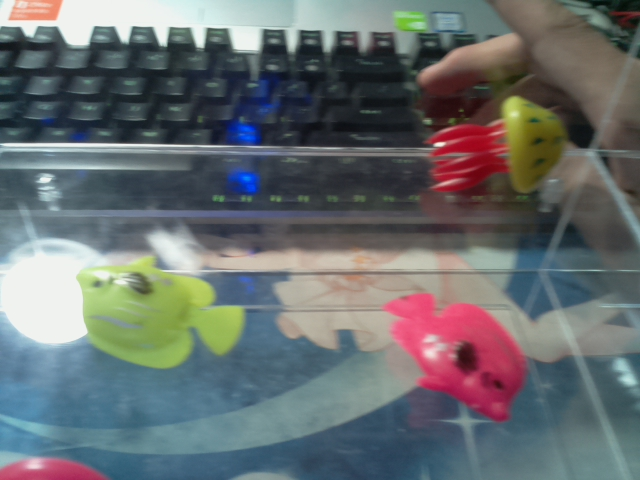
#> input picture pic_recognition/color_recog/image2.jpg, 640 x 480 px, given in place of the camera
$ python rgb_try.py
#> lines starting #> are read from the running program, lines starting #| are printed output that depends on the picture; after the words box and inside, x2 and y2 are one past the last pixel; in counts of white or black regions, pixels touching at a corner belong together
#> further down, frame is the input picture: shape (480, 640, 3); mean B, G, R 111.1, 109.7, 104.2
# -*- coding:utf-8 -*-
import cv2
import numpy as np
import time
my_color_Hmin = [156, 11, 26, 35, 78, 100, 125]
my_color_Hmax = [10, 25, 34, 77, 99, 124, 155]

data=[[my_color_Hmin[0], my_color_Hmax[0], 43, 255, 46, 255, 'Red'],
[my_color_Hmin[1], my_color_Hmax[1], 43, 255, 46, 255, 'Ori'],
[my_color_Hmin[2], my_color_Hmax[2], 43, 255, 46, 255, 'Yel'],
[my_color_Hmin[3], my_color_Hmax[3], 43, 255, 46, 255, 'Gre'],
[my_color_Hmin[4], my_color_Hmax[4], 43, 255, 46, 255, 'Cya'],
[my_color_Hmin[5], my_color_Hmax[5], 43, 255, 46, 255, 'Blu'],
[my_color_Hmin[6], my_color_Hmax[6], 43, 255, 46, 255, 'Pur'],
[0, 180, 0, 255, 0, 45, 'Bla'],
[0, 180, 0, 43, 46, 220, 'Gra'],
[0, 180, 0, 30, 221, 255, 'Whi']

]
# [51 lines left out: functions color_judge, rgb_tran_hsv, not called in this run]


def pic_find(C,img):
    if __name__ == '__main__':
        Img = img  # 读入一幅图像
        #Img = cv2.imread('image2.jpg')   #读入一幅图像
        kernel_2 = np.ones((2, 2), np.uint8)  # 2x2的卷积核
        kernel_3 = np.ones((3, 3), np.uint8)  # 3x3的卷积核
        kernel_4 = np.ones((4, 4), np.uint8)  # 4x4的卷积核
        if Img is not None:  # 判断图片是否读入
            HSV = cv2.cvtColor(Img, cv2.COLOR_BGR2HSV)  # 把BGR图像转换为HSV格式
#> HSV: shape (480, 640, 3); mean H, S, V 82.9, 72.2, 125.2
            '''
            HSV模型中颜色的参数分别是：色调（H），饱和度（S），明度（V）
            下面两个值是要识别的颜色范围
            '''
            k=0
            for j in C:
                if(j!=0):
                    print(k)
                    if(k!=0):
                        Lower=np.array([data[k][0],data[k][2],data[k][4]])
                        Upper=np.array([data[k][1],data[k][3],data[k][5]])
                        mask = cv2.inRange(HSV, Lower, Upper)
                        erosion = cv2.erode(mask, kernel_4, iterations=1)
                        erosion = cv2.erode(erosion, kernel_4, iterations=1)
                        dilation = cv2.dilate(erosion, kernel_4, iterations=1)
                        dilation = cv2.dilate(dilation, kernel_4, iterations=1)
                        target = cv2.bitwise_and(Img, Img, mask=dilation)
                        ret, binary = cv2.threshold(dilation, 127, 255, cv2.THRESH_BINARY)
                        contours, hierarchy = cv2.findContours(binary, cv2.RETR_EXTERNAL, cv2.CHAIN_APPROX_SIMPLE)
                        for i in contours:  # 遍历所有的轮廓
                            x, y, w, h = cv2.boundingRect(i)  # 将轮廓分解为识别对象的左上角坐标和宽、高
                            # 在图像上画上矩形（图片、左上角坐标、右下角坐标、颜色、线条宽度）
                            if(w>30and h>30):
                                cv2.rectangle(Img, (x, y), (x + w, y + h), (0, 255,255), 3)
                                # 给识别对象写上标号
                                font = cv2.FONT_HERSHEY_SIMPLEX
                                cv2.putText(Img, str('1'), (x - 10, y + 10), font, 1, (255, 0, 255), 2)  # 加减10是调整字符位置
                k+=1
#> this loop made 10 passes
#> (Lower, Upper) on passes 2 to 10: ([11, 43, 46], [25, 255, 255]), ([26, 43, 46], [34, 255, 255]), ([35, 43, 46], [77, 255, 255]), ([78, 43, 46], [99, 255, 255]), ([100, 43, 46], [124, 255, 255]), ([125, 43, 46], [155, 255, 255]), ([0, 0, 0], [180, 255, 45]), ([0, 0, 46], [180, 43, 220]), ([0, 0, 221], [180, 30, 255])
#| 1
#| 2
#| 3
#| 4
#| 5
#| 6
#| 7
#| 8
#> (further printed lines are left out)
#> pass 2, in pic_find, `mask = cv2.inRange(HSV, Lower, Upper)`:
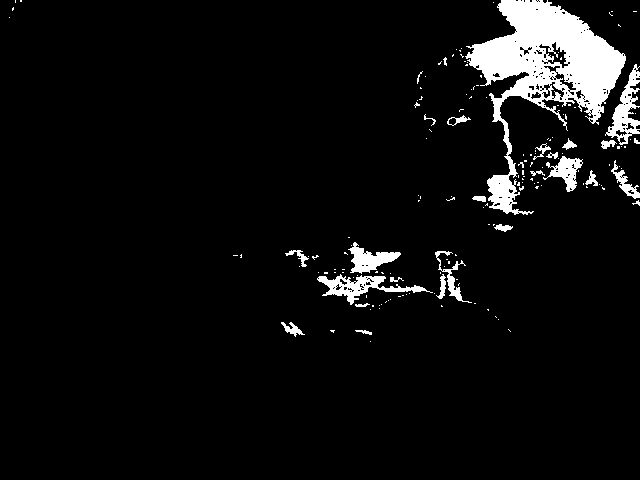
#> mask: shape (480, 640); 5.7% white; 163 white regions (136 under 20 px), largest, box (x1, y1, x2, y2) and area: (465, 0, 626, 215) 11607, (317, 274, 433, 305) 1100, (605, 64, 640, 145) 1073
#> pass 2, in pic_find, `dilation = cv2.dilate(erosion, kernel_4, iterations=1)`:
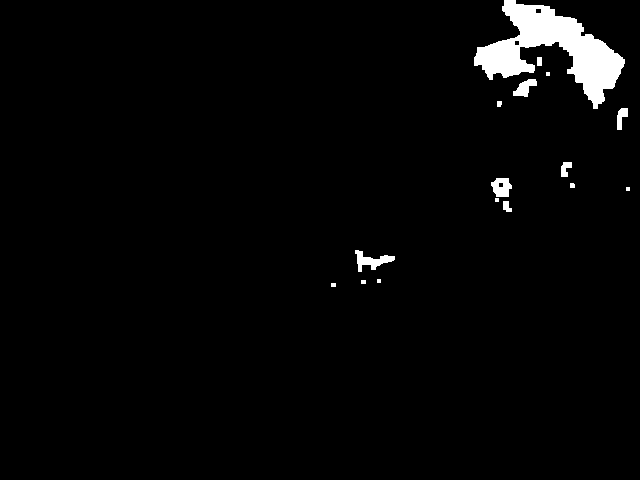
#> dilation: shape (480, 640); 2.6% white; 16 white regions (4 under 20 px), largest, box (x1, y1, x2, y2) and area: (474, 0, 625, 109) 6493, (355, 250, 395, 272) 373, (491, 178, 512, 197) 291
#> after the loop:
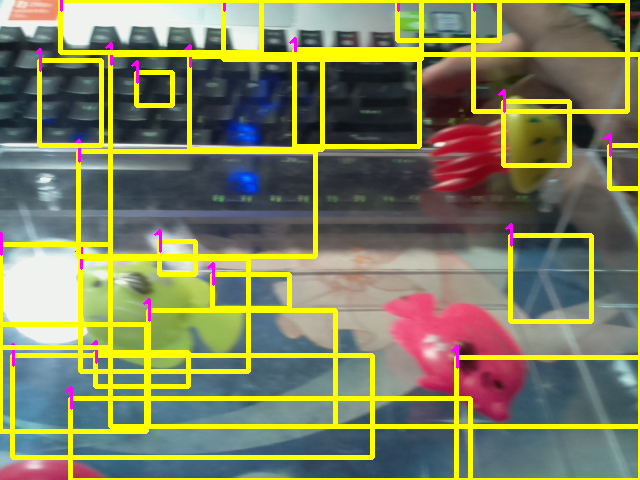
#> Img: shape (480, 640, 3); 15.3% of pixels changed, all inside (x1, y1, x2, y2) = (0, 0, 640, 480)
#> after the loop:
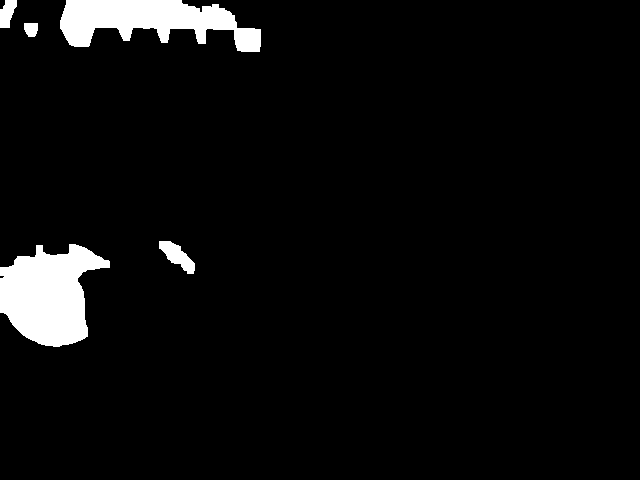
#> binary: shape (480, 640); 4.7% white; 5 white regions, box (x1, y1, x2, y2) and area: (0, 244, 110, 347) 7379, (60, 0, 261, 52) 6111, (159, 241, 195, 274) 573, (0, 0, 17, 28) 332, (24, 23, 38, 37) 169
#> after the loop:
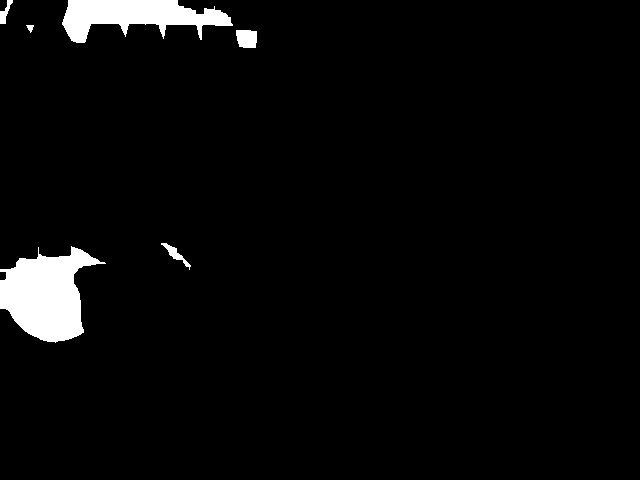
#> erosion: shape (480, 640); 3.5% white; 6 white regions, box (x1, y1, x2, y2) and area: (0, 246, 106, 343) 6051, (62, 0, 233, 43) 4095, (236, 30, 257, 48) 340, (161, 243, 191, 270) 195, (0, 0, 13, 24) 136, (26, 25, 34, 33) 37
#> after the loop:
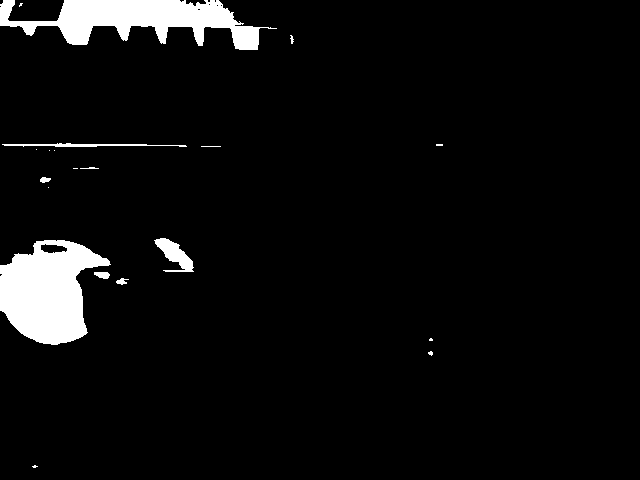
#> mask: shape (480, 640); 5.1% white; 20 white regions (10 under 20 px), largest, box (x1, y1, x2, y2) and area: (0, 240, 111, 345) 7471, (0, 0, 277, 50) 6700, (154, 238, 194, 272) 637
#> after the loop, k = 10
            # [7 lines of commented-out code are left out]
    return Img

cap = cv2.VideoCapture(0)

# set blue thresh 设置HSV中蓝色、天蓝色范围
lower_blue = np.array([78,43,46])
upper_blue = np.array([110,255,255])

while(1):
    # get a frame and show 获取视频帧并转成HSV格式, 利用cvtColor()将BGR格式转成HSV格式，参数为cv2.COLOR_BGR2HSV。
    ret, frame = cap.read()
    cv2.imshow('Capture', frame)
    res = pic_find([0, 1, 1, 1, 1, 1, 1, 1, 1, 1], frame)
    print(frame)
#> (printed output is left out)

    # change to hsv model
    hsv = cv2.cvtColor(frame, cv2.COLOR_BGR2HSV)
#> hsv: shape (480, 640, 3); mean H, S, V 75.4, 100.5, 144.7

    # get mask 利用inRange()函数和HSV模型中蓝色范围的上下界获取mask，mask中原视频中的蓝色部分会被弄成白色，其他部分黑色。
    mask = cv2.inRange(hsv, lower_blue, upper_blue)
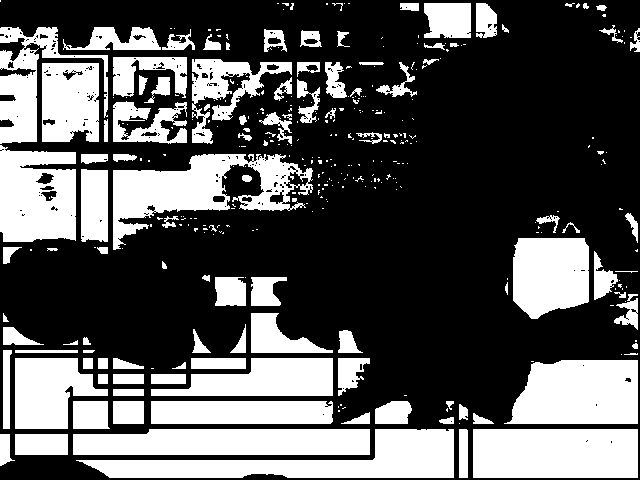
#> mask: shape (480, 640); 34.4% white; 353 white regions (244 under 20 px), largest, box (x1, y1, x2, y2) and area: (76, 429, 454, 478) 8768, (473, 429, 638, 478) 8081, (113, 154, 313, 250) 8037
    cv2.imshow('Mask', mask)

    # detect blue 将mask于原视频帧进行按位与操作，则会把mask中的白色用真实的图像替换：

    #res = cv2.bitwise_and(frame, frame, mask=mask)
    cv2.imshow('Result', res)

    if cv2.waitKey(1) & 0xFF == ord('q'):
#> (key q is pressed here)
        break

cap.release()
cv2.destroyAllWindows()
